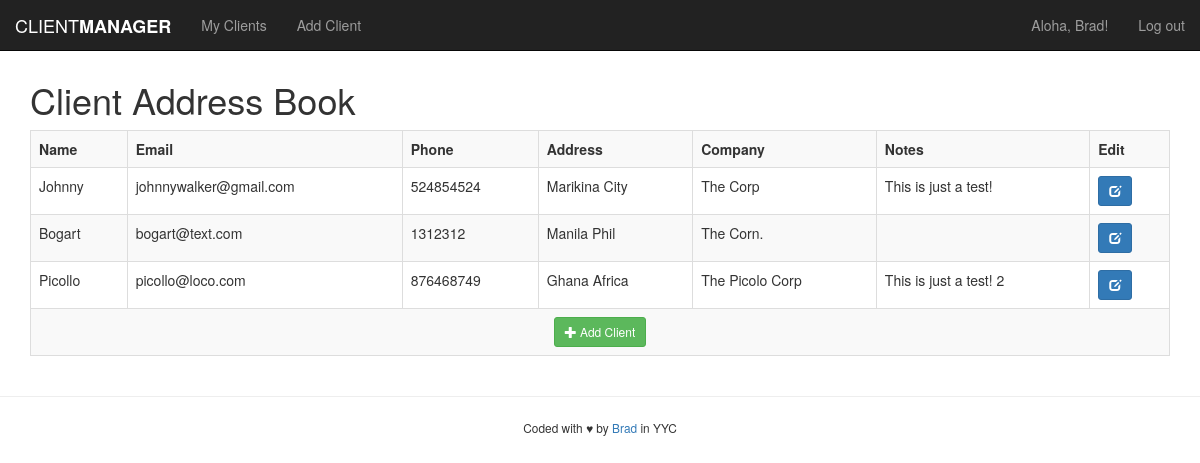
The page /clients.php (signed in) on the database its author committed.
### tables this page shows
CREATE TABLE `clients` (
  `id` int(11) UNSIGNED NOT NULL,
  `name` varchar(100) NOT NULL,
  `email` varchar(100) NOT NULL,
  `phone` varchar(40) DEFAULT NULL,
  `address` varchar(255) DEFAULT NULL,
  `company` varchar(100) DEFAULT NULL,
  `notes` text,
  `date_added` timestamp NOT NULL DEFAULT CURRENT_TIMESTAMP
);

### clients.php (the view, shortened to what this page needs)
<?php
include('includes/connection.php');
$query = "SELECT * FROM clients";
$result = mysqli_query( $conn, $query );
include('includes/header.php');
?>
<h1>Client Address Book</h1>
<table class="table table-striped table-bordered">
    <tr>
        <th>Name</th>
        <th>Email</th>
        <th>Phone</th>
        <th>Address</th>
        <th>Company</th>
        <th>Notes</th>
        <th>Edit</th>
    </tr>
    <?php
    if( mysqli_num_rows($result) > 0 ) {
        while( $row = mysqli_fetch_assoc($result) ) {
            echo "<tr>";
            echo "<td>" . $row['name'] . "</td><td>" . $row['email'] . "</td><td>" . $row['phone'] . "</td><td>" . $row['address'] . "</td><td>" . $row['company'] . "</td><td>" . $row['notes'] . "</td>";
            echo '<td><a href="edit.php?id=' . $row['id'] . '" type="button" class="btn btn-primary btn-sm">
                    <span class="glyphicon glyphicon-edit"></span>
                    </a></td>';
            echo "</tr>";
        }
    } else {
        echo "<div class='alert alert-warning'>You have no clients!</div>";
    }
    ?>
    <tr>
        <td colspan="7"><div class="text-center"><a href="add.php" type="button" class="btn btn-sm btn-success"><span class="glyphicon glyphicon-plus"></span> Add Client</a></div></td>
    </tr>
</table>
<?php
include('includes/footer.php');
?>

### includes/header.php (shortened to what this page needs)
<!DOCTYPE html>
<html>
    <head>
        <link rel="stylesheet" href="https://maxcdn.bootstrapcdn.com/bootstrap/3.3.5/css/bootstrap.min.css">
    </head>
    <body style="padding-top: 60px;">
    <nav class="navbar navbar-default navbar-fixed-top navbar-inverse">
        <div class="container-fluid">
            <div class="navbar-header">
                <a class="navbar-brand" href="clients.php">CLIENT<strong>MANAGER</strong></a>
            </div>
            <div class="collapse navbar-collapse" id="navbar-collapse">
                <ul class="nav navbar-nav">
                    <li><a href="clients.php">My Clients</a></li>
                    <li><a href="add.php">Add Client</a></li>
                </ul>
                <ul class="nav navbar-nav navbar-right">
                    <p class="navbar-text">Aloha, Brad!</p>
                    <li><a href="logout.php">Log out</a></li>
                </ul>
            </div>
        </div>
    </nav>
    <div class="container">

### includes/footer.php (shortened to what this page needs)
        </div>
        <footer class="text-center">
            <hr>
            <small>Coded with &hearts; by <a href="http://bradhussey.ca/">Brad</a> in YYC</small>
        </footer>
    </body>
</html>

### rows shown on the page
clients: name "Johnny", email "johnnywalker@gmail.com", phone "524854524", address "Marikina City", company "The Corp", notes "This is just a test!"
clients: name "Bogart", email "bogart@text.com", phone "1312312", address "Manila Phil", company "The Corn."
clients: name "Picollo", email "picollo@loco.com", phone "876468749", address "Ghana Africa", company "The Picolo Corp", notes "This is just a test! 2"
